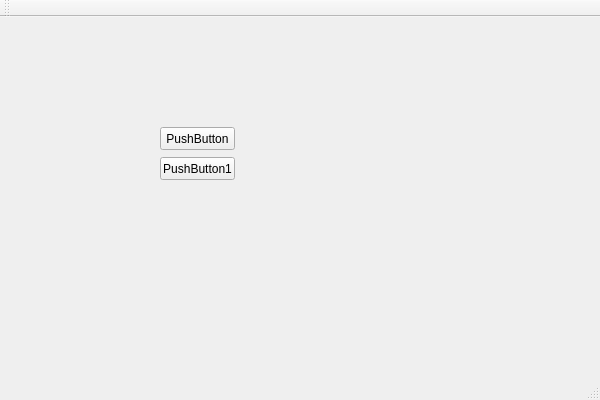
<?xml version="1.0" encoding="UTF-8"?>
<ui version="4.0">
 <class>colorLoggerClass</class>
 <widget class="QMainWindow" name="colorLoggerClass">
  <property name="geometry">
   <rect>
    <x>0</x>
    <y>0</y>
    <width>600</width>
    <height>400</height>
   </rect>
  </property>
  <property name="windowTitle">
   <string>colorLogger</string>
  </property>
  <widget class="QWidget" name="centralWidget">
   <widget class="QPushButton" name="pushButton">
    <property name="geometry">
     <rect>
      <x>160</x>
      <y>110</y>
      <width>75</width>
      <height>23</height>
     </rect>
    </property>
    <property name="text">
     <string>PushButton</string>
    </property>
   </widget>
   <widget class="QPushButton" name="pushButton1">
    <property name="geometry">
     <rect>
      <x>160</x>
      <y>140</y>
      <width>75</width>
      <height>23</height>
     </rect>
    </property>
    <property name="text">
     <string>PushButton1</string>
    </property>
   </widget>
  </widget>
  <widget class="QMenuBar" name="menuBar">
   <property name="geometry">
    <rect>
     <x>0</x>
     <y>0</y>
     <width>600</width>
     <height>23</height>
    </rect>
   </property>
  </widget>
  <widget class="QToolBar" name="mainToolBar">
   <attribute name="toolBarArea">
    <enum>TopToolBarArea</enum>
   </attribute>
   <attribute name="toolBarBreak">
    <bool>false</bool>
   </attribute>
  </widget>
  <widget class="QStatusBar" name="statusBar"/>
 </widget>
 <layoutdefault spacing="6" margin="11"/>
 <resources>
  <include location="colorlogger.qrc"/>
 </resources>
 <connections/>
</ui>
